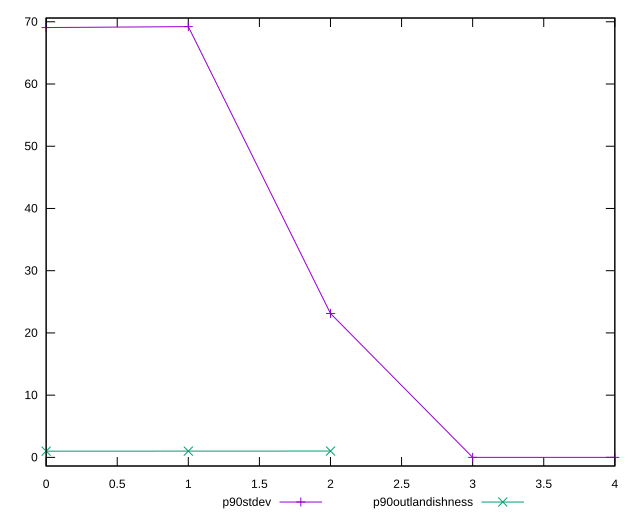

Write gnuplot code to recreate this figure.
reset

$p90Stdev <<EOF
0 69.07237988002605
1 69.22025781770448
2 23.124047947563483
3 0
4 0
EOF

$p90Outlandishness <<EOF
0 1.0013390934112159
1 1.0053078545748608
2 1.0195816337644685
EOF

set key outside below
set xrange [0:4]
set yrange [-1.3844051563540896:70.60466297405857]
set trange [-1.3844051563540896:70.60466297405857]
set terminal svg size 640, 520 enhanced background rgb 'white'
set output "report_00016_2021-02-10T13-31-48.338Z/uses-webp-images/progression/stddev.svg"

plot $p90Stdev title "p90stdev" with linespoints, \
     $p90Outlandishness title "p90outlandishness" with linespoints

reset
